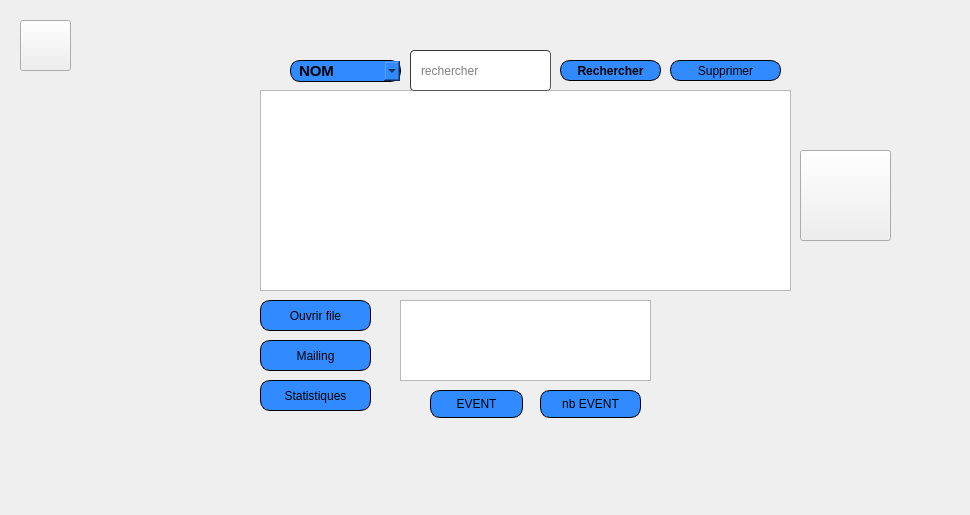
       <widget class="QWidget" name="page_22">
        <widget class="QLabel" name="label_61">
         <property name="geometry">
          <rect>
           <x>-6</x>
           <y>5</y>
           <width>961</width>
           <height>501</height>
          </rect>
         </property>
         <property name="text">
          <string/>
         </property>
         <property name="pixmap">
          <pixmap resource="qt.qrc">:/new/prefix1/icons/haya.png</pixmap>
         </property>
        </widget>
        <widget class="QLabel" name="label_62">
         <property name="geometry">
          <rect>
           <x>200</x>
           <y>40</y>
           <width>701</width>
           <height>401</height>
          </rect>
         </property>
         <property name="text">
          <string/>
         </property>
         <property name="pixmap">
          <pixmap resource="qt.qrc">:/new/prefix1/icons/imf.jpg</pixmap>
         </property>
        </widget>
        <widget class="QTableView" name="tableView_2">
         <property name="geometry">
          <rect>
           <x>260</x>
           <y>90</y>
           <width>531</width>
           <height>201</height>
          </rect>
         </property>
         <property name="styleSheet">
          <string notr="true">color: rgb(0, 85, 255);</string>
         </property>
        </widget>
        <widget class="QPushButton" name="openfile">
         <property name="geometry">
          <rect>
           <x>260</x>
           <y>300</y>
           <width>111</width>
           <height>31</height>
          </rect>
         </property>
         <property name="styleSheet">
          <string notr="true">		border: 1px solid black;
border-radius: 10px;
padding: 0 8px;
background: #318aff;
font: bold, &quot;Arial&quot;;;
text-align:center;
</string>
         </property>
         <property name="text">
          <string>Ouvrir file</string>
         </property>
         <property name="icon">
          <iconset resource="qt.qrc">
           <normaloff>:/new/prefix1/icons/arrow.png</normaloff>:/new/prefix1/icons/arrow.png</iconset>
         </property>
        </widget>
        <widget class="QPushButton" name="mailing">
         <property name="geometry">
          <rect>
           <x>260</x>
           <y>340</y>
           <width>111</width>
           <height>31</height>
          </rect>
         </property>
         <property name="styleSheet">
          <string notr="true">		border: 1px solid black;
border-radius: 10px;
padding: 0 8px;
background: #318aff;
font: bold, &quot;Arial&quot;;;
text-align:center;
</string>
         </property>
         <property name="text">
          <string>Mailing</string>
         </property>
         <property name="icon">
          <iconset resource="qt.qrc">
           <normaloff>:/new/prefix1/icons/B.png</normaloff>:/new/prefix1/icons/B.png</iconset>
         </property>
        </widget>
        <widget class="QPushButton" name="stat">
         <property name="geometry">
          <rect>
           <x>260</x>
           <y>380</y>
           <width>111</width>
           <height>31</height>
          </rect>
         </property>
         <property name="styleSheet">
          <string notr="true">		border: 1px solid black;
border-radius: 10px;
padding: 0 8px;
background: #318aff;
font: bold, &quot;Arial&quot;;;
text-align:center;
</string>
         </property>
         <property name="text">
          <string>Statistiques</string>
         </property>
         <property name="icon">
          <iconset resource="qt.qrc">
           <normaloff>:/new/prefix1/icons/number.png</normaloff>:/new/prefix1/icons/number.png</iconset>
         </property>
        </widget>
        <widget class="QComboBox" name="comboBox_2">
         <property name="geometry">
          <rect>
           <x>290</x>
           <y>60</y>
           <width>111</width>
           <height>22</height>
          </rect>
         </property>
         <property name="font">
          <font>
           <family>Arial</family>
           <pointsize>11</pointsize>
           <weight>75</weight>
           <italic>false</italic>
           <bold>true</bold>
          </font>
         </property>
         <property name="styleSheet">
          <string notr="true">		border: 1px solid black;
border-radius: 10px;
padding: 0 8px;
background: #318aff;
font: bold, &quot;Arial&quot;;;
text-align:center;
</string>
         </property>
         <item>
          <property name="text">
           <string>NOM</string>
          </property>
         </item>
         <item>
          <property name="text">
           <string>ADRESSE</string>
          </property>
         </item>
         <item>
          <property name="text">
           <string>TEL</string>
          </property>
         </item>
        </widget>
        <widget class="QLineEdit" name="recherche_2">
         <property name="geometry">
          <rect>
           <x>410</x>
           <y>50</y>
           <width>141</width>
           <height>41</height>
          </rect>
         </property>
         <property name="styleSheet">
          <string notr="true">	border-width: 1px; border-radius: 4px;
	border-color: rgb(58, 58, 58);
	border-style: inset;
	padding: 0 8px;


	selection-background-color: rgb(187, 187, 187);
	selection-color: rgb(60, 63, 65);</string>
         </property>
         <property name="placeholderText">
          <string>rechercher</string>
         </property>
        </widget>
        <widget class="QPushButton" name="search_2">
         <property name="geometry">
          <rect>
           <x>560</x>
           <y>60</y>
           <width>101</width>
           <height>21</height>
          </rect>
         </property>
         <property name="font">
          <font>
           <family>Arial</family>
           <pointsize>9</pointsize>
           <weight>75</weight>
           <italic>false</italic>
           <bold>true</bold>
          </font>
         </property>
         <property name="styleSheet">
          <string notr="true">		border: 1px solid black;
border-radius: 10px;
padding: 0 8px;
background: #318aff;
font: bold, &quot;Arial&quot;;;
text-align:center;
</string>
         </property>
         <property name="text">
          <string>Rechercher</string>
         </property>
         <property name="icon">
          <iconset resource="qt.qrc">
           <normaloff>:/new/prefix1/icons/AP.png</normaloff>:/new/prefix1/icons/AP.png</iconset>
         </property>
         <property name="iconSize">
          <size>
           <width>20</width>
           <height>20</height>
          </size>
         </property>
        </widget>
        <widget class="QPushButton" name="supprimer_2">
         <property name="geometry">
          <rect>
           <x>670</x>
           <y>60</y>
           <width>111</width>
           <height>21</height>
          </rect>
         </property>
         <property name="styleSheet">
          <string notr="true">		border: 1px solid black;
border-radius: 10px;
padding: 0 8px;
background: #318aff;
font: bold, &quot;Arial&quot;;;
text-align:center;
</string>
         </property>
         <property name="text">
          <string>Supprimer</string>
         </property>
         <property name="icon">
          <iconset resource="qt.qrc">
           <normaloff>:/new/prefix1/icons/PP.png</normaloff>:/new/prefix1/icons/PP.png</iconset>
         </property>
        </widget>
        <widget class="QTableView" name="tableView_3">
         <property name="geometry">
          <rect>
           <x>400</x>
           <y>300</y>
           <width>251</width>
           <height>81</height>
          </rect>
         </property>
        </widget>
        <widget class="QPushButton" name="total">
         <property name="geometry">
          <rect>
           <x>430</x>
           <y>390</y>
           <width>93</width>
           <height>28</height>
          </rect>
         </property>
         <property name="styleSheet">
          <string notr="true">		border: 1px solid black;
border-radius: 10px;
padding: 0 8px;
background: #318aff;
font: bold, &quot;Arial&quot;;;
text-align:center;
</string>
         </property>
         <property name="text">
          <string>EVENT</string>
         </property>
         <property name="icon">
          <iconset resource="qt.qrc">
           <normaloff>:/new/prefix1/icons/2558944.png</normaloff>:/new/prefix1/icons/2558944.png</iconset>
         </property>
        </widget>
        <widget class="QPushButton" name="sponsor_ajout">
         <property name="geometry">
          <rect>
           <x>800</x>
           <y>150</y>
           <width>91</width>
           <height>91</height>
          </rect>
         </property>
         <property name="text">
          <string/>
         </property>
         <property name="icon">
          <iconset resource="qt.qrc">
           <normaloff>:/new/prefix1/icons/icons8_add_user_male_200px.png</normaloff>:/new/prefix1/icons/icons8_add_user_male_200px.png</iconset>
         </property>
         <property name="iconSize">
          <size>
           <width>90</width>
           <height>150</height>
          </size>
         </property>
         <property name="autoDefault">
          <bool>false</bool>
         </property>
        </widget>
        <widget class="QLabel" name="label_101">
         <property name="geometry">
          <rect>
           <x>250</x>
           <y>60</y>
           <width>31</width>
           <height>21</height>
          </rect>
         </property>
         <property name="text">
          <string/>
         </property>
         <property name="pixmap">
          <pixmap resource="qt.qrc">:/new/prefix1/icons/alpha.png</pixmap>
         </property>
         <property name="scaledContents">
          <bool>true</bool>
         </property>
        </widget>
        <widget class="QPushButton" name="home_sponsor">
         <property name="geometry">
          <rect>
           <x>20</x>
           <y>20</y>
           <width>51</width>
           <height>51</height>
          </rect>
         </property>
         <property name="styleSheet">
          <string notr="true">background-image: url(:/new/prefix1/icons/icons8_home_48px.png);</string>
         </property>
         <property name="text">
          <string/>
         </property>
        </widget>
        <widget class="QPushButton" name="Nbevent">
         <property name="geometry">
          <rect>
           <x>540</x>
           <y>390</y>
           <width>101</width>
           <height>28</height>
          </rect>
         </property>
         <property name="styleSheet">
          <string notr="true">		border: 1px solid black;
border-radius: 10px;
padding: 0 8px;
background: #318aff;
font: bold, &quot;Arial&quot;;;
text-align:center;
</string>
         </property>
         <property name="text">
          <string>nb EVENT</string>
         </property>
         <property name="icon">
          <iconset resource="qt.qrc">
           <normaloff>:/new/prefix1/icons/2558944.png</normaloff>:/new/prefix1/icons/2558944.png</iconset>
         </property>
        </widget>
       </widget>
